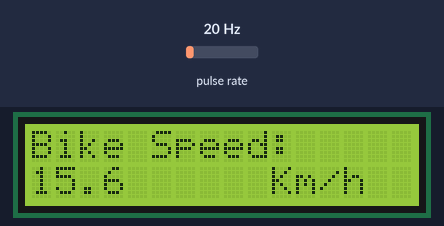
Bench run of a sketch on a simulated ESP32. On the bench: 16×2 character LCD. Wiring (inferred from the names in the program): pulse sensor: data GPIO 12. The test bench sets the inputs (shaded band); at power-on: pulse rate 20 Hz. What the sketch prints to the serial monitor is not drawn.

Above: at 1.2 s.
1.3 s: pulse rate (sensor on GPIO 12) set to 4 Hz
At 2.68 s:
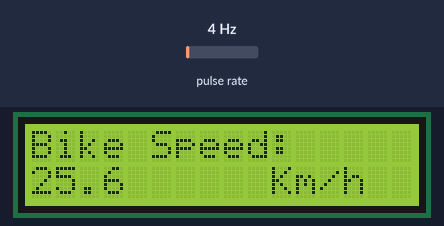
3.1 s: pulse rate (sensor on GPIO 12) set to 50 Hz
At 4.7 s:
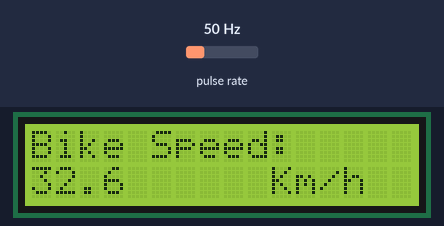
5.0 s: pulse rate (sensor on GPIO 12) set to 4 Hz
At 9.9 s:
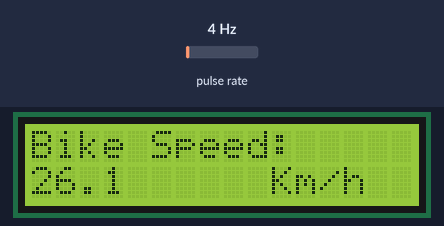
Timing chart, 0 to 11.4 s (numbered marks = the images above; inputs shaded):
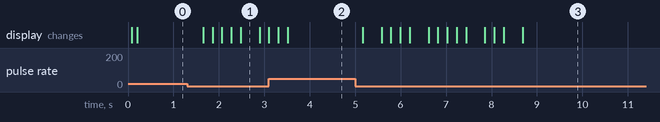

The sketch:

EPS1.ino
```cpp
#include <LiquidCrystal_I2C.h>

// LCD Configuration
LiquidCrystal_I2C lcd(0x27, 16, 2);  // Adjust address if needed

const int HALL_PIN = 12;           // GPIO12 for Hall sensor
const float WHEEL_CIRCUMFERENCE = 1.81; // Wheel circumference in meters
const unsigned long BAUD_RATE = 115200;

// Detection tuning
const unsigned long DEBOUNCE_US = 5000;    // 5ms debounce
const float MAX_REALISTIC_SPEED = 60.0;    // km/h
const unsigned long LCD_UPDATE_INTERVAL = 200; // Update LCD every 200ms
const float SMOOTHING_FACTOR = 0.3;       // For speed smoothing (0.1-0.5)

volatile unsigned long lastDetectionTime = 0;
volatile unsigned long rotationInterval = 0;
volatile bool newReading = false;
unsigned long lastLcdUpdate = 0;
float currentSpeedKmh = 0.0;
float displayedSpeedKmh = 0.0;

void IRAM_ATTR handleMagnetDetection() {
  unsigned long currentTime = micros();
  unsigned long timeSinceLast = currentTime - lastDetectionTime;

  if (timeSinceLast < DEBOUNCE_US) return;

  rotationInterval = timeSinceLast;
  lastDetectionTime = currentTime;
  newReading = true;
}

void setup() {
  Serial.begin(BAUD_RATE);

  // Initialize LCD (only once)
  lcd.init();
  lcd.backlight();
  lcd.clear();

  // Print static labels (only once)
  lcd.setCursor(0, 0);
  lcd.print("Bike Speed:");
  lcd.setCursor(10, 1);
  lcd.print("Km/h");

  pinMode(HALL_PIN, INPUT_PULLUP);
  attachInterrupt(digitalPinToInterrupt(HALL_PIN), handleMagnetDetection, FALLING);

  Serial.println("\nBike Speedometer Ready");
}

void loop() {
  if (newReading) {
    newReading = false;

    if (rotationInterval > 0) {
      float speed_mps = WHEEL_CIRCUMFERENCE / (rotationInterval / 1000000.0);
      float newSpeedKmh = speed_mps * 3.6;

      // Apply speed filtering
      if (newSpeedKmh <= MAX_REALISTIC_SPEED) {
        // Smooth the speed value
        currentSpeedKmh = (currentSpeedKmh * (1 - SMOOTHING_FACTOR)) + (newSpeedKmh * SMOOTHING_FACTOR);

        Serial.print("Speed: ");
        Serial.print(currentSpeedKmh, 1);
        Serial.println(" km/h");
      }
    }
  }

  // Update only the speed number on LCD
  if (millis() - lastLcdUpdate >= LCD_UPDATE_INTERVAL) {
    lastLcdUpdate = millis();

    // Only update the speed digits (position 0,1 on second row)
    lcd.setCursor(0, 1);
    lcd.print(currentSpeedKmh, 1);
    lcd.print(" "); // Clear any leftover digits
  }

  delay(10);
}
```

Measured:
- after the input at 1.3 s, the display: first changes after 0.36 s (image 1 shows a later state)
- after the input at 5.0 s, the display: first changes after 0.17 s (image 3 shows a later state)
- what the display in image 1 shows lasts 0.4 s, from 2.5 s to 2.9 s
